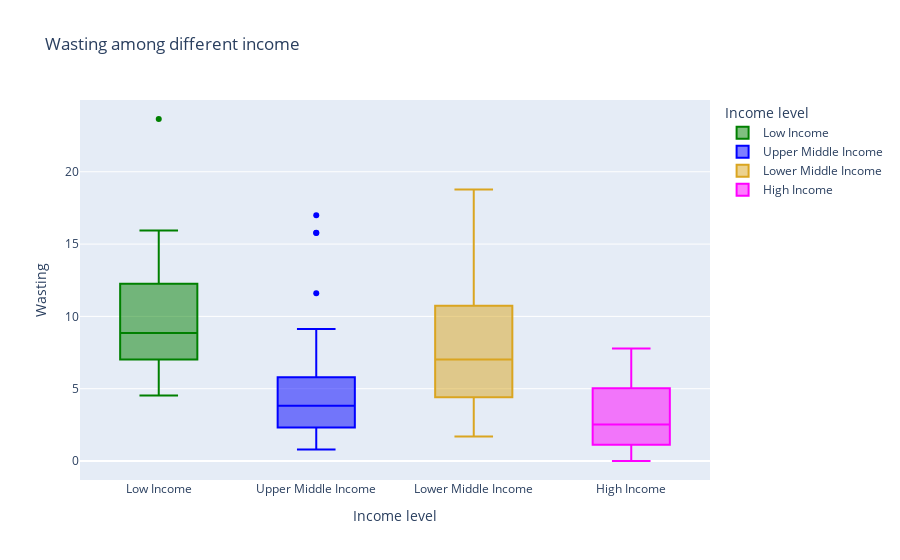

The code cell stored with this chart in its notebook:
### Code cell
fig3 = px.box(df_country, x='Income level', y='Wasting',title='Wasting among different income',color='Income level', 
             color_discrete_sequence=["green", "blue", "goldenrod", "magenta"])

fig3.show()

### Figure 1 — Plotly figure (JSON) as saved in the notebook; plotly's stock layout.template omitted (floating-point values rounded to 4 significant figures)
{"data": [{"alignmentgroup": "True", "hovertemplate": "Income level=%{x}<br>Wasting=%{y}<extra></extra>", "legendgroup": "Low Income", "marker": {"color": "green"}, "name": "Low Income", "notched": false, "offsetgroup": "Low Income", "orientation": "v", "showlegend": true, "type": "box", "x": ["Low Income", "Low Income", "Low Income", "Low Income", "Low Income", "Low Income", "Low Income", "Low Income", "Low Income", "Low Income", "Low Income", "Low Income", "Low Income", "Low Income", "Low Income", "Low Income", "Low Income", "Low Income", "Low Income", "Low Income", "Low Income", "Low Income", "Low Income", "Low Income", "Low Income", "Low Income", "Low Income", "Low Income", "Low Income", "Low Income", "Low Income"], "x0": " ", "xaxis": "x", "y": [10.35, 7.7, 12.73, 6.667, 8.767, 15.24, 8.843, 10.86, 14.6, 9.957, 8.386, 9.425, 8.125, 6.617, 5.84, 9.957, 4.64, 13.24, 6.8, 10.32, 15.94, 4.867, 8.61, 15.63, 23.65, 9.567, 8.291, 7.713, 4.522, 5.055, 15.24], "y0": " ", "yaxis": "y"}, {"alignmentgroup": "True", "hovertemplate": "Income level=%{x}<br>Wasting=%{y}<extra></extra>", "legendgroup": "Upper Middle Income", "marker": {"color": "blue"}, "name": "Upper Middle Income", "notched": false, "offsetgroup": "Upper Middle Income", "orientation": "v", "showlegend": true, "type": "box", "x": ["Upper Middle Income", "Upper Middle Income", "Upper Middle Income", "Upper Middle Income", "Upper Middle Income", "Upper Middle Income", "Upper Middle Income", "Upper Middle Income", "Upper Middle Income", "Upper Middle Income", "Upper Middle Income", "Upper Middle Income", "Upper Middle Income", "Upper Middle Income", "Upper Middle Income", "Upper Middle Income", "Upper Middle Income", "Upper Middle Income", "Upper Middle Income", "Upper Middle Income", "Upper Middle Income", "Upper Middle Income", "Upper Middle Income", "Upper Middle Income", "Upper Middle Income", "Upper Middle Income", "Upper Middle Income", "Upper Middle Income", "Upper Middle Income", "Upper Middle Income", "Upper Middle Income", "Upper Middle Income", "Upper Middle Income", "Upper Middle Income", "Upper Middle Income", "Upper Middle Income", "Upper Middle Income", "Upper Middle Income", "Upper Middle Income", "Upper Middle Income", "Upper Middle Income", "Upper Middle Income", "Upper Middle Income", "Upper Middle Income", "Upper Middle Income", "Upper Middle Income", "Upper Middle Income", "Upper Middle Income", "Upper Middle Income", "Upper Middle Income", "Upper Middle Income", "Upper Middle Income", "Upper Middle Income"], "x0": " ", "xaxis": "x", "y": [7.76, 5.943, 2.15, 3.94, 5.433, 2.2, 2.333, 4.567, 8.8, 2.3, 4.667, 3.175, 1.657, 1.7, 2.212, 2.183, 4.775, 8.05, 3.8, 2.567, 2.286, 9.12, 5.75, 5.543, 3.395, 2.58, 4.2, 5.1, 6.767, 11.6, 15.78, 3.5, 17, 3.825, 3.5, 8.575, 1, 2.3, 1.325, 0.7933, 3.72, 3.7, 2.6, 3.967, 5.371, 15.76, 5.633, 6.083, 3.25, 2.1, 6.167, 3.3, 4.333], "y0": " ", "yaxis": "y"}, {"alignmentgroup": "True", "hovertemplate": "Income level=%{x}<br>Wasting=%{y}<extra></extra>", "legendgroup": "Lower Middle Income", "marker": {"color": "goldenrod"}, "name": "Lower Middle Income", "notched": false, "offsetgroup": "Lower Middle Income", "orientation": "v", "showlegend": true, "type": "box", "x": ["Lower Middle Income", "Lower Middle Income", "Lower Middle Income", "Lower Middle Income", "Lower Middle Income", "Lower Middle Income", "Lower Middle Income", "Lower Middle Income", "Lower Middle Income", "Lower Middle Income", "Lower Middle Income", "Lower Middle Income", "Lower Middle Income", "Lower Middle Income", "Lower Middle Income", "Lower Middle Income", "Lower Middle Income", "Lower Middle Income", "Lower Middle Income", "Lower Middle Income", "Lower Middle Income", "Lower Middle Income", "Lower Middle Income", "Lower Middle Income", "Lower Middle Income", "Lower Middle Income", "Lower Middle Income", "Lower Middle Income", "Lower Middle Income", "Lower Middle Income", "Lower Middle Income", "Lower Middle Income", "Lower Middle Income", "Lower Middle Income", "Lower Middle Income", "Lower Middle Income", "Lower Middle Income", "Lower Middle Income", "Lower Middle Income", "Lower Middle Income", "Lower Middle Income", "Lower Middle Income", "Lower Middle Income", "Lower Middle Income", "Lower Middle Income"], "x0": " ", "xaxis": "x", "y": [6.933, 14.54, 4.525, 1.9, 11.47, 5.671, 10.12, 7.2, 8.8, 17.07, 5.79, 1.7, 1.7, 7.622, 1.829, 18.77, 11.38, 6.467, 12.6, 2.533, 10.51, 6.671, 13.41, 2.444, 4.483, 9.771, 2.033, 12.05, 14.31, 8, 7.127, 3.85, 7.02, 8.271, 6.733, 3.733, 15.4, 15.62, 3.583, 8.2, 6.475, 5.8, 8.662, 5.543, 4.167], "y0": " ", "yaxis": "y"}, {"alignmentgroup": "True", "hovertemplate": "Income level=%{x}<br>Wasting=%{y}<extra></extra>", "legendgroup": "High Income", "marker": {"color": "magenta"}, "name": "High Income", "notched": false, "offsetgroup": "High Income", "orientation": "v", "showlegend": true, "type": "box", "x": ["High Income", "High Income", "High Income", "High Income", "High Income", "High Income", "High Income", "High Income", "High Income", "High Income", "High Income", "High Income", "High Income", "High Income", "High Income", "High Income", "High Income", "High Income", "High Income"], "x0": " ", "xaxis": "x", "y": [0, 6.7, 6.8, 2.9, 0.4667, 3.7, 0.65, 2.3, 2.522, 7.783, 1.367, 2.1, 1.05, 7.35, 3.5, 3.6, 5.467, 0.5143, 2.383], "y0": " ", "yaxis": "y"}], "layout": {"boxmode": "overlay", "legend": {"title": {"text": "Income level"}, "tracegroupgap": 0}, "title": {"text": "Wasting among different income"}, "xaxis": {"anchor": "y", "categoryarray": ["Low Income", "Upper Middle Income", "Lower Middle Income", "High Income"], "categoryorder": "array", "domain": [0, 1], "title": {"text": "Income level"}}, "yaxis": {"anchor": "x", "domain": [0, 1], "title": {"text": "Wasting"}}}}
